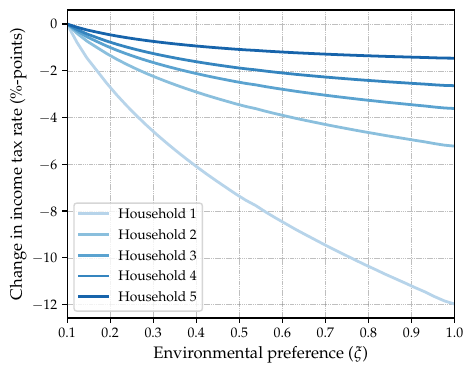

Write Python code to recreate this figure.
# plot_xi_sensitivity.py (Final Corrected Version with Legend Box)

import numpy as np
import os, sys
import matplotlib.pyplot as plt
import matplotlib as mpl

# ─────────────────────────────────────────────────────────────────────────────
# LaTeX styling (match other figures)
# ─────────────────────────────────────────────────────────────────────────────
mpl.rcParams.update({
    "text.usetex": True,
    "font.family":  "serif",
    "font.serif":   ["Palatino"],
    "text.latex.preamble": r"""
        \PassOptionsToPackage{sc}{mathpazo}
        \linespread{1.5}
        \usepackage[T1]{fontenc}
    """,
})

# ─────────────────────────────────────────────────────────────────────────────
# Project setup: ensure a_solvers on path
# ─────────────────────────────────────────────────────────────────────────────
project_root  = os.path.dirname(os.path.dirname(os.path.abspath(__file__)))
a_solvers_dir = os.path.join(project_root, "a_solvers")
for p in (project_root, a_solvers_dir):
    if p not in sys.path:
        sys.path.insert(0, p)

# ─────────────────────────────────────────────────────────────────────────────
# Imports from updated solvers
# ─────────────────────────────────────────────────────────────────────────────
from a_solvers import outer_solver
from a_solvers.inner_solver import n, d0 as d0_base

# ─────────────────────────────────────────────────────────────────────────────
# Simulation parameters
# ─────────────────────────────────────────────────────────────────────────────
G_value    = 5.0          # government spending
r_base     = -1.0         # CES exponent (sigma = 1/(1-r))
d0_base    = d0_base      # baseline durables demand
xi_values  = np.linspace(0.1, 1.0, 20)

# ─────────────────────────────────────────────────────────────────────────────
# Baseline optimization at first xi
# ─────────────────────────────────────────────────────────────────────────────
print(f"Calculating baseline taxes at xi = {xi_values[0]:.4f}")
baseline_tau_w, _, _ = outer_solver.maximize_welfare(
    G_value, xi_values[0], r_base, d0_base
)
if baseline_tau_w is None:
    raise ValueError(f"Baseline optimization failed at xi = {xi_values[0]:.4f}")

# ─────────────────────────────────────────────────────────────────────────────
# Run optimization across xi values
# ─────────────────────────────────────────────────────────────────────────────
optimal_tau_w_results = []
valid_xi_values       = []

print("Starting optimizations across xi values...")
for xi in xi_values:
    print(f"  Optimizing at xi = {xi:.4f}")
    opt_tau_w, _, _ = outer_solver.maximize_welfare(
        G_value, xi, r_base, d0_base
    )
    if opt_tau_w is not None:
        optimal_tau_w_results.append(opt_tau_w)
        valid_xi_values.append(xi)
    else:
        print(f"    Optimization failed at xi = {xi:.4f}, skipping...")

optimal_tau_w_results = np.array(optimal_tau_w_results)
valid_xi_values       = np.array(valid_xi_values)

# ─────────────────────────────────────────────────────────────────────────────
# Percentage-point changes from baseline
# ─────────────────────────────────────────────────────────────────────────────
pct_diff_from_baseline = (optimal_tau_w_results - baseline_tau_w) * 100

# ─────────────────────────────────────────────────────────────────────────────
# Colormap setup
# ─────────────────────────────────────────────────────────────────────────────
blue_cmap = plt.cm.Blues
colors    = [blue_cmap(0.3 + 0.5 * i / (n - 1)) for i in range(n)]

# ─────────────────────────────────────────────────────────────────────────────
# Plotting
# ─────────────────────────────────────────────────────────────────────────────
fig, ax = plt.subplots(figsize=(5, 4))
for i in range(n):
    ax.plot(
        valid_xi_values,
        pct_diff_from_baseline[:, i],
        linestyle='-', linewidth=2, color=colors[i],
        label=rf'Household {i+1}'
    )

ax.set_xlim(xi_values[0], xi_values[-1])
ax.set_xlabel(r'Environmental preference ($\xi$)', fontsize=12)
ax.set_ylabel(r'Change in income tax rate (\%-points)', fontsize=12)
ax.legend(loc='best', fancybox=True, framealpha=0.8)
ax.grid(True, color='grey', linestyle='--', linewidth=0.3, alpha=0.5)

# ─────────────────────────────────────────────────────────────────────────────
# Save figure
# ─────────────────────────────────────────────────────────────────────────────
plt.savefig("c_opttax/d_incometax.pdf", bbox_inches='tight')
